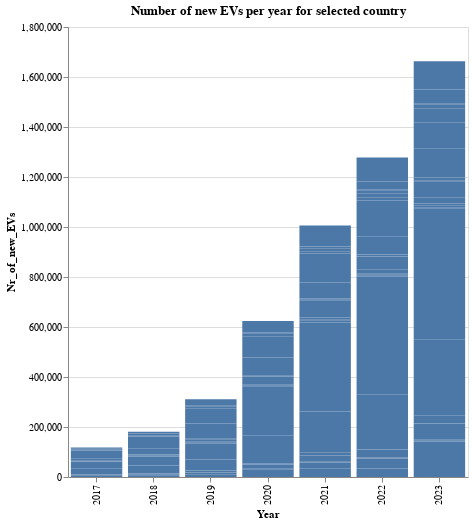

Here is the notebook cell this chart was saved with:
### Code cell
# Trying out a interactive bar chart to check if imputation went well - Number of new EVs
bar_chart_test = alt.Chart(df_test2).mark_bar().encode(
    x='Year:O', 
    y='Nr_of_new_EVs:Q',
    tooltip=['Year', 'Nr_of_new_EVs']
).add_params(
    selection
).transform_filter(
    selection
).properties(
    title=(f'Number of new EVs per year for selected country'),
    width=400,
    height=450
)    
    
bar_chart_test

### Figure 1 — Vega-Lite specification as saved in the notebook (floating-point values rounded to 4 significant figures; data arrays with more than 128 entries replaced by an {"elided": "..."} marker saying what was removed)
{"config": {"view": {"continuousWidth": 300, "continuousHeight": 300}}, "data": {"name": "data-f9c629ceef6a1bebd23194ed7c3ae448"}, "mark": {"type": "bar"}, "encoding": {"tooltip": [{"field": "Year", "type": "quantitative"}, {"field": "Nr_of_new_EVs", "type": "quantitative"}], "x": {"field": "Year", "type": "ordinal"}, "y": {"field": "Nr_of_new_EVs", "type": "quantitative"}}, "height": 450, "params": [{"name": "param_1", "select": {"type": "point", "fields": ["Country"]}, "bind": {"input": "select", "options": ["Austria", "Belgium", "Bulgaria", "Croatia", "Cyprus", "Czechia", "Denmark", "Estonia", "European Union - 27 countries (from 2020)", "Finland", "France", "Germany", "Greece", "Hungary", "Iceland", "Ireland", "Italy", "Latvia", "Lithuania", "Luxembourg", "Malta", "Netherlands", "Norway", "Poland", "Portugal", "Romania", "Slovakia", "Slovenia", "Spain", "Sweden"], "name": "Country "}}], "title": "Number of new EVs per year for selected country", "transform": [{"filter": {"param": "param_1"}}], "width": 400, "$schema": "https://vega.github.io/schema/vega-lite/v5.20.1.json", "datasets": {"data-f9c629ceef6a1bebd23194ed7c3ae448": {"elided": "203 records"}}}
